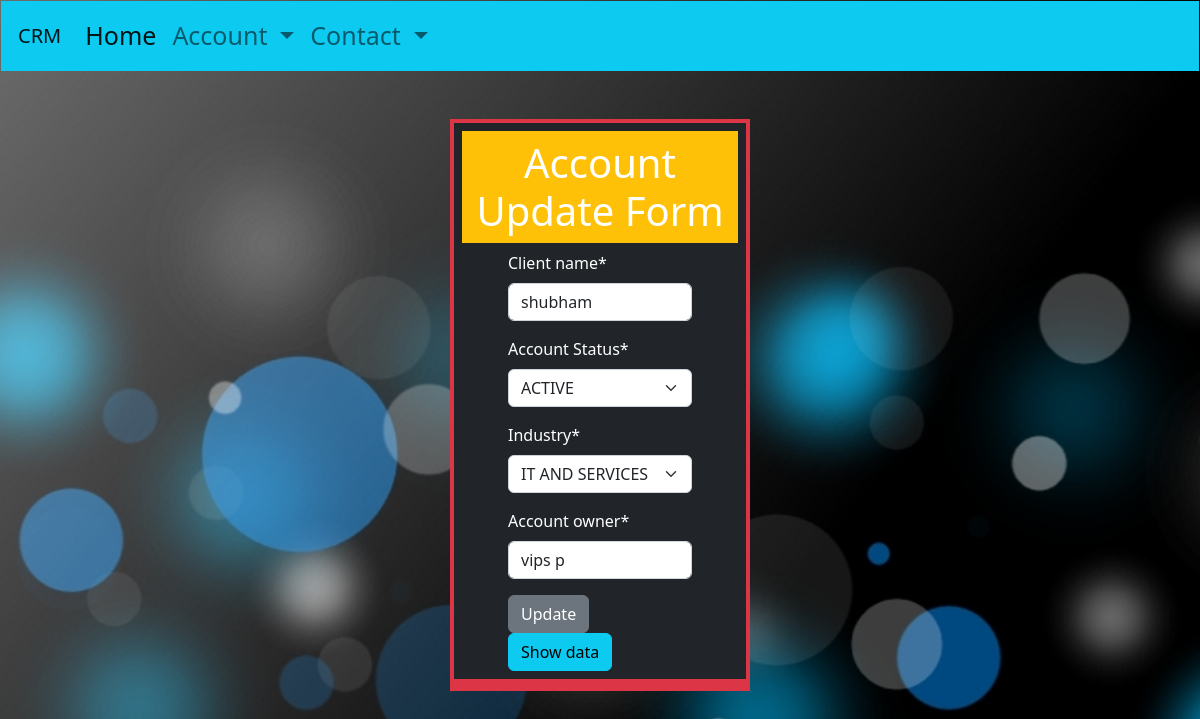
/Aupdate/19/, run on the app's committed database.
### myapp/models.py (models this page shows, shortened)
class Accounts(models.Model):
    client_name=models.CharField(max_length=100)
    account_status=models.ForeignKey(Account_status,on_delete=models.CASCADE)
    industry=models.ForeignKey(Industry,on_delete=models.CASCADE)
    account_owner=models.CharField(max_length=90)

### myapp/views.py (the view)
# urls.py: path('Aupdate/<int:id>/',views.update_account,name='Aupdate'),
def update_account(request,id):
    if request.method=="POST":
        Adt=Accounts.objects.get(pk=id)
        result=Account_Register(request.POST,instance=Adt)
        if result.is_valid():
            result.save()
            result=Account_Register()
    else:
        Adt=Accounts.objects.get(pk=id)
        result=Account_Register(instance=Adt)
    return render(request,'myapp/account_update.html',{'au':result})

### myapp/forms.py
class Account_Register(forms.ModelForm):
    client_name=forms.CharField(widget=forms.TextInput(attrs={'placeholder':'Enter Name'}))
    account_owner=forms.CharField(widget=forms.TextInput(attrs={'placeholder':'Created By'}))
    class Meta:
        model=Accounts
        fields=['client_name','account_status','industry','account_owner']
        labels ={
            'client_name':'Client Name',
            'account_status':'Account Status',
            'industry':'Industry',
            'account_owner':'Account Owner',
        }
    def __init__(self,*args,**kwargs):
        super(Account_Register,self).__init__(*args,**kwargs)
        self.fields['account_status'].empty_label='select'
        self.fields['industry'].empty_label='select'

### myapp/models.py (called while the page is built)
    def __str__(self):
        return self.account_name

    def __str__(self):
        return self.industry_name

### myapp/templates/myapp/account_update.html (shortened to what this page needs)
{% extends "myapp/base.html" %}
{% load crispy_forms_tags %}
{% block content %}
    <form action="" method="POST" class="mt-5" >
        <div class="container my-2 bg-danger col-md-3 text-light p-1 pb-0.2 "  >
            <div class="col-md-12  p-2 mb-2 text-light bg-dark text-white">
            <header class="text-center ">
                <h1 class="display-6  bg-warning p-2">Account Update Form</h1>
            </header>
            <div class="col-md-8 offset-md-2">
    {{au.client_name|as_crispy_field}}
    {{au.account_status|as_crispy_field}}
    {{au.industry|as_crispy_field}}
    {{au.account_owner|as_crispy_field}}
        <input type="submit"class="btn btn-secondary" value="Update">
        <a href="{% url 'list' %}" class="btn btn-info ">Show data</a>
    </div>
    </div>
    </div>
    </form>
{% endblock content %}

### myapp/static/myapp/css/style.css (style rules this page uses)
body { background-color:cadetblue; }
#b1 { background:url("/myapp/static/myapp/images/358473.jpg"); }

### data on the page
Accounts: client_name "shubham", account_status "ACTIVE", industry "IT AND SERVICES", account_owner "vips p"
